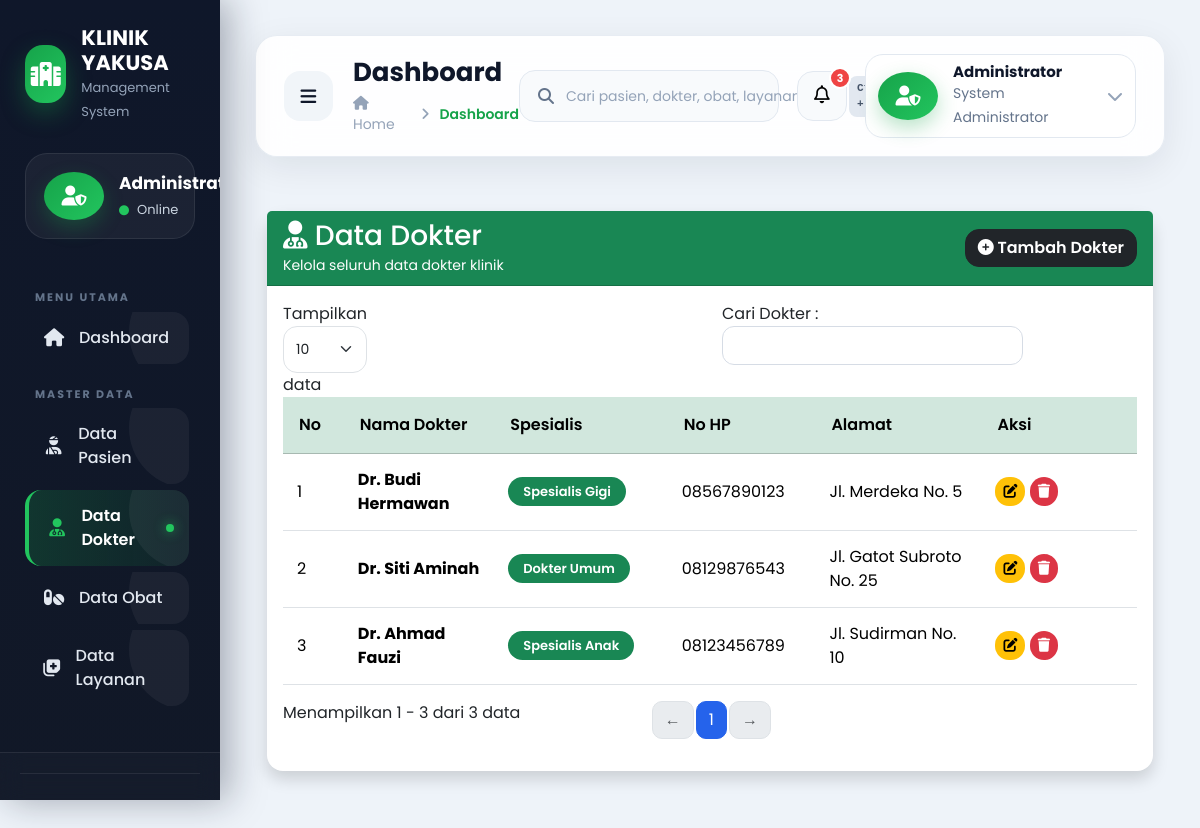
Screenshot of /dokter/index.php with the database file from the repository.
### tables this page shows
CREATE TABLE IF NOT EXISTS dokter (
    id_dokter INT AUTO_INCREMENT PRIMARY KEY,
    nama_dokter VARCHAR(100) NOT NULL,
    spesialis VARCHAR(100) NOT NULL,
    no_hp VARCHAR(20) NOT NULL,
    alamat TEXT NOT NULL
);

### dokter/index.php (the view, shortened to what this page needs)
<?php
include "../config/koneksi.php";
$query = mysqli_query($koneksi,"
SELECT *
FROM dokter
ORDER BY id_dokter DESC
");
include "../layout/header.php";
?>
<div class="wrapper">
<?php include "../layout/sidebar.php"; ?>
<div class="main">
<?php include "../layout/navbar.php"; ?>
<div class="container-fluid py-4">
<div class="card shadow border-0 rounded-4">
<div class="card-header bg-success text-white d-flex justify-content-between align-items-center">
<div>
<h3 class="mb-0">
<i class="fas fa-user-doctor"></i>
Data Dokter
</h3>
<small>
Kelola seluruh data dokter klinik
</small>
</div>
<a href="tambah.php" class="btn btn-dark">
<i class="fas fa-plus-circle"></i>
Tambah Dokter
</a>
</div>
<div class="card-body">
<div class="table-responsive">
<table id="tabelDokter" class="table table-hover align-middle">
<thead class="table-success">
<tr>
<th>No</th>
<th>Nama Dokter</th>
<th>Spesialis</th>
<th>No HP</th>
<th>Alamat</th>
<th width="170">Aksi</th>
</tr>
</thead>
<tbody>
    <?php
$no = 1;
while($data = mysqli_fetch_assoc($query)){
?>
<tr>
<td><?= $no++; ?></td>
<td>
<strong>
<?= htmlspecialchars($data['nama_dokter']); ?>
</strong>
</td>
<td>
<span class="badge bg-success">
<?= htmlspecialchars($data['spesialis']); ?>
</span>
</td>
<td>
<?= htmlspecialchars($data['no_hp']); ?>
</td>
<td>
<?= htmlspecialchars($data['alamat']); ?>
</td>
<td>
<a
href="edit.php?id=<?= $data['id_dokter']; ?>"
class="btn btn-warning btn-sm">
<i class="fas fa-edit"></i>
</a>
<button
class="btn btn-danger btn-sm btnHapus"
data-id="<?= $data['id_dokter']; ?>"
data-nama="<?= htmlspecialchars($data['nama_dokter']); ?>">
<i class="fas fa-trash"></i>
</button>
</td>
</tr>
<?php } ?>
</tbody>
</table>
</div>
</div>
</div>
</div>
</div>
</div>
<?php include "../layout/footer.php"; ?>

### layout/header.php (shortened to what this page needs)
<?php
$basePath = (dirname($_SERVER['PHP_SELF']) == '/klinik')
    ? ''
    : '../';
?>
<!DOCTYPE html>
<html lang="id">
<head>
<link href="https://cdn.jsdelivr.net/npm/bootstrap@5.3.3/dist/css/bootstrap.min.css" rel="stylesheet">
<link rel="stylesheet"
href="https://cdnjs.cloudflare.com/ajax/libs/font-awesome/6.6.0/css/all.min.css">
<link rel="stylesheet"
href="https://cdn.jsdelivr.net/npm/bootstrap-icons@1.11.3/font/bootstrap-icons.min.css">
<link rel="stylesheet" href="<?= $basePath ?>assets/css/style.css">
<link rel="stylesheet" href="<?= $basePath ?>assets/css/sidebar.css">
<link rel="stylesheet" href="<?= $basePath ?>assets/css/navbar.css">
<link rel="stylesheet" href="<?= $basePath ?>assets/css/dashboard.css">
<link rel="stylesheet" href="<?= $basePath ?>assets/css/table.css">
<link rel="stylesheet" href="<?= $basePath ?>assets/css/form.css">
<link rel="stylesheet" href="<?= $basePath ?>assets/css/responsive.css">
</head>
<body>

### layout/sidebar.php (shortened to what this page needs)
<?php
$current = basename($_SERVER['PHP_SELF']);
$request = $_SERVER['REQUEST_URI'];
?>
<div class="sidebar">
    <div class="sidebar-top">
        <a href="/klinik/index.php" class="brand">
            <div class="brand-icon">
                <i class="fas fa-hospital"></i>
            </div>
            <div class="brand-text">
                <h3>KLINIK YAKUSA</h3>
                <small>Management System</small>
            </div>
        </a>
        <div class="profile-card">
            <div class="profile-avatar">
                <i class="fas fa-user-shield"></i>
            </div>
            <div class="profile-info">
                <h5>Administrator</h5>
                <span>
                    <i class="fas fa-circle"></i>
                    Online
                </span>
            </div>
        </div>
        <ul class="sidebar-menu">
            <li class="menu-title">
                MENU UTAMA
            </li>
<li>
    <a href="/klinik/index.php"
    class="<?= ($current=="index.php" && strpos($request,'pasien')===false && strpos($request,'dokter')===false && strpos($request,'obat')===false && strpos($request,'layanan')===false && strpos($request,'pemeriksaan')===false && strpos($request,'pembayaran')===false && strpos($request,'laporan')===false) ? 'active' : '' ?>">
        <i class="fas fa-house"></i>
        <span>Dashboard</span>
    </a>
</li>
<li class="menu-title">
    MASTER DATA
</li>
<li>
    <a href="/klinik/pasien/index.php"
    class="<?= strpos($request,'pasien')!==false ? 'active' : '' ?>">
        <i class="fas fa-user-injured"></i>
        <span>Data Pasien</span>
    </a>
</li>
<li>
    <a href="/klinik/dokter/index.php"
    class="<?= strpos($request,'dokter')!==false ? 'active' : '' ?>">
        <i class="fas fa-user-doctor"></i>
        <span>Data Dokter</span>
    </a>
</li>
<li>
    <a href="/klinik/obat/index.php"
    class="<?= strpos($request,'obat')!==false ? 'active' : '' ?>">
        <i class="fas fa-pills"></i>
        <span>Data Obat</span>
    </a>
</li>
<li>
    <a href="/klinik/layanan/index.php"
    class="<?= strpos($request,'layanan')!==false ? 'active' : '' ?>">
        <i class="fas fa-notes-medical"></i>
        <span>Data Layanan</span>
    </a>
</li>
        </ul>
    </div>
    <div class="sidebar-footer">
        <div class="sidebar-divider"></div>
        <a href="/klinik/pengaturan/index.php" class="footer-link">
        </a>
    </div>
</div>

### layout/navbar.php (shortened to what this page needs)
<div class="topbar">
    <div class="topbar-left">
        <button class="toggle-sidebar" id="toggleSidebar">
            <i class="fas fa-bars"></i>
        </button>
        <div class="page-header">
            <h3>
                Dashboard
            </h3>
            <div class="breadcrumb-custom">
                <span>
                    <i class="fas fa-house"></i>
                    Home
                </span>
                <i class="fas fa-angle-right"></i>
                <span class="active">
                    Dashboard
                </span>
            </div>
        </div>
    </div>
    <div class="topbar-right">
        <div class="search-wrapper">
            <i class="fas fa-search"></i>
            <input
                type="text"
                id="globalSearch"
                placeholder="Cari pasien, dokter, obat, layanan...">
            <kbd>Ctrl + K</kbd>
        </div>
        <div class="notification-box">
            <button class="notification-btn">
                <i class="far fa-bell"></i>
                <span class="notification-count">
                    3
                </span>
            </button>
        </div>
        <div class="profile-dropdown">
            <button class="profile-button" type="button">
                <div class="profile-avatar">
                    <i class="fas fa-user-shield"></i>
                </div>
                <div class="profile-detail">
                    <h6>
                        Administrator
                    </h6>
                    <small>
                        System Administrator
                    </small>
                </div>
                <i class="fas fa-chevron-down arrow-down"></i>
            </button>
        </div>
    </div>
</div>

### layout/footer.php (shortened to what this page needs)
</body>
</html>

### assets/css/style.css (style rules this page uses)
* { margin:0; padding:0; box-sizing:border-box; font-family:'Poppins',sans-serif; }
html { scroll-behavior:smooth; }
body { background:#eef3f9; color:#2d3436; overflow-x:hidden; }
a { text-decoration:none; transition:.3s; }
.wrapper { display:flex; width:100%; min-height:100vh; }
.main { flex:1; margin-left:280px; padding:35px; transition:.4s; }
.card { border:none; border-radius:22px; background:white; box-shadow: 0 10px 35px rgba(0,0,0,.05); transition:.35s; }
.btn { border-radius:14px; font-weight:600; transition:.3s; }
.btn-danger { border:none; }
.btn-warning { border:none; }
.table { vertical-align:middle; }
.table thead { background:#2563eb; color:white; }
.table th { padding:16px; font-weight:600; }
.table td { padding:14px; }
.badge { padding:8px 15px; border-radius:20px; font-size:13px; font-weight:600; }

### assets/css/sidebar.css (style rules this page uses)
:root { --sidebar-bg:#0f172a; --sidebar-bg2:#111827; --primary:#16a34a; --primary-hover:#22c55e; --text:#f8fafc; --muted:#94a3b8; --border:rgba(255,255,255,.08); --hover:rgba(22,163,74,.15); --active:#16a34a; }
.sidebar { position:fixed; left:0; top:0; width:250px; height:100vh; background:linear-gradient( 180deg, var(--sidebar-bg), var(--sidebar-bg2) ); color:#fff; display:flex; flex-direction:column; justify-content:space-between; box-shadow: 8px 0 35px rgba(15,23,42,.35); z-index:999; overflow:hidden; }
.sidebar-top { padding:25px; }
.brand { display:flex; align-items:center; gap:15px; color:#fff; text-decoration:none; margin-bottom:30px; }
.brand-icon { width:58px; height:58px; border-radius:18px; background:linear-gradient( 135deg, var(--primary), var(--primary-hover) ); display:flex; justify-content:center; align-items:center; font-size:24px; box-shadow: 0 10px 25px rgba(22,163,74,.35); }
.brand-text h3 { margin:0; font-size:21px; font-weight:700; line-height:1.2; }
.brand-text small { color:var(--muted); font-size:13px; }
.profile-card { background:rgba(255,255,255,.05); border:1px solid rgba(255,255,255,.08); border-radius:22px; padding:18px; display:flex; align-items:center; gap:15px; margin-bottom:28px; transition:.35s; }
.profile-avatar { width:60px; height:60px; min-width:60px; border-radius:18px; background:linear-gradient( 135deg, #16a34a, #22c55e ); display:flex; justify-content:center; align-items:center; font-size:26px; color:#fff; box-shadow: 0 10px 25px rgba(22,163,74,.35); }
.profile-info { flex:1; }
.profile-info h5 { margin:0; font-size:17px; font-weight:700; color:#fff; }
.profile-info span { display:flex; align-items:center; gap:8px; margin-top:6px; color:#cbd5e1; font-size:13px; }
.profile-info span i { color:#22c55e; font-size:10px; }
.sidebar-menu { list-style:none; margin:0; padding:0; }
.menu-title { color:#64748b; font-size:11px; font-weight:700; letter-spacing:2px; text-transform:uppercase; margin:22px 0 12px; padding-left:10px; }
.sidebar-menu li { margin-bottom:6px; }
.sidebar-menu li a { display:flex; align-items:center; gap:14px; padding:14px 18px; border-radius:16px; color:#e2e8f0; text-decoration:none; transition:.30s; position:relative; overflow:hidden; font-weight:500; }
.sidebar-menu li a i { width:22px; text-align:center; font-size:18px; transition:.30s; }
.sidebar-menu li a.active { background:linear-gradient( 90deg, rgba(22,163,74,.22), rgba(22,163,74,.08) ); color:#fff; font-weight:600; border-left:4px solid #22c55e; }
.sidebar-menu li a.active i { color:#22c55e; }
.sidebar-menu li a::before { content:""; position:absolute; width:120px; height:120px; background:rgba(255,255,255,.05); border-radius:50%; right:-60px; top:-40px; }
.sidebar-footer { padding:20px; border-top:1px solid rgba(255,255,255,.08); background:rgba(255,255,255,.02); backdrop-filter:blur(12px); }
.sidebar-divider { width:100%; height:1px; background:rgba(255,255,255,.08); margin-bottom:18px; }
.footer-link { display:flex; align-items:center; gap:15px; color:#e2e8f0; text-decoration:none; padding:14px 18px; border-radius:16px; transition:.35s; font-weight:500; margin-bottom:8px; }
.sidebar-menu { max-height:calc(100vh - 340px); overflow-y:auto; padding-right:6px; }
.brand, .profile-card, .sidebar-menu li a, .footer-link { transition:all .35s ease; }
.brand-icon { animation:pulseLogo 3s infinite; }
.sidebar-menu li a.active::after { content:""; position:absolute; right:15px; width:8px; height:8px; border-radius:50%; background:#22c55e; box-shadow:0 0 12px rgba(34,197,94,.8); }
.main { margin-left:250px; transition:.35s ease; }

### rows the page displays
dokter: nama_dokter "Dr. Budi Hermawan", spesialis "Spesialis Gigi", no_hp "08567890123", alamat "Jl. Merdeka No. 5"
dokter: nama_dokter "Dr. Siti Aminah", spesialis "Dokter Umum", no_hp "08129876543", alamat "Jl. Gatot Subroto No. 25"
dokter: nama_dokter "Dr. Ahmad Fauzi", spesialis "Spesialis Anak", no_hp "08123456789", alamat "Jl. Sudirman No. 10"
